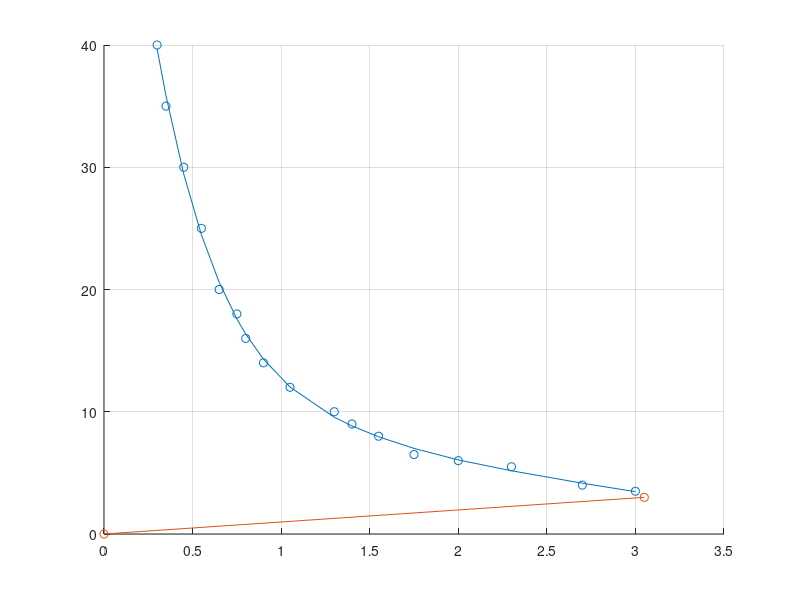

MATLAB code to generate this figure:
y = [40 35 30 25 20 18 16 14 12 10 9 8 6.5 6 5.5 4 3.5];
x = [0.3 0.35 0.45 0.55 0.65 0.75 0.8 0.9 1.05 1.3 1.4 1.55 1.75 2 2.3 2.7 3];

x_extra= [3.05 0];
y_extra = [3 0];

a = flip(x);
b = flip(y);

ax = a;
ax_extra = x_extra;
ay = b./1000;
disp(length(a));
disp(length(b));
% disp(a);
% disp(b);

format long
p = polyfit(a, b, 6)
p_extra = polyfit(x_extra, y_extra, 1)
%pp = polyfit(x, y, 4);
% disp(p);
% disp(p);

hold on
plot(ax, polyval(p, ax))
scatter(ax, b)
plot(x_extra, polyval(p_extra, x_extra));
scatter(ax_extra, y_extra);
grid on